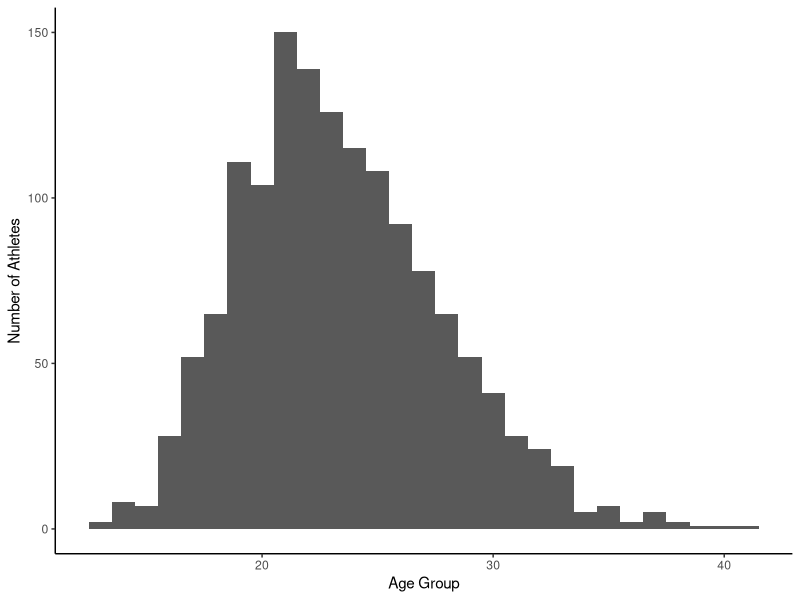
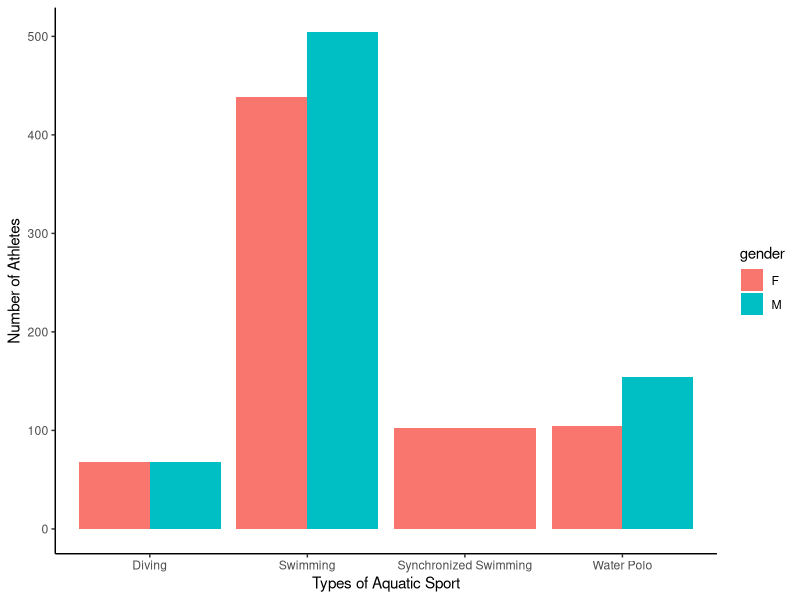
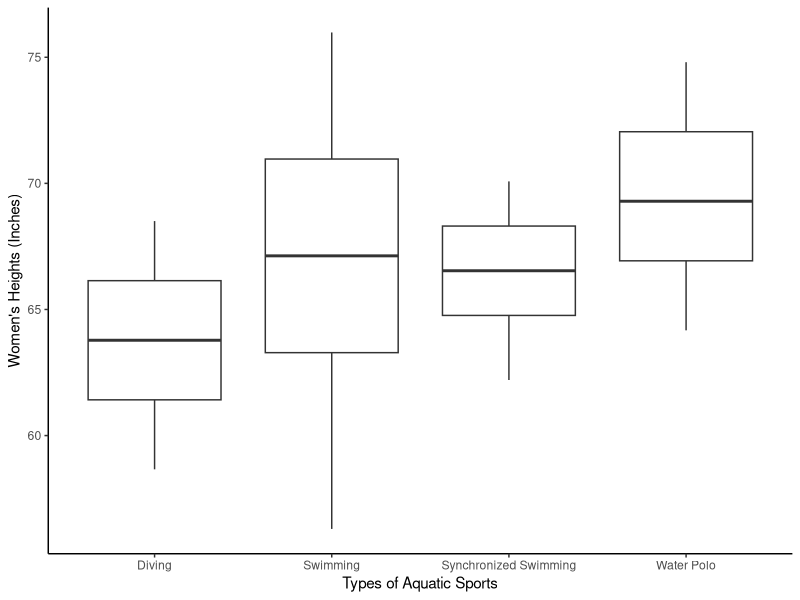

Write R code to recreate these figures, in order.
# Nina Tran
# Homework 2: R Script 
# AHC 695 Intro to Statistics for HCI
# Instructor: James Waller 
# 1/26/2023  

# required packages in the following 
library(tidyverse)
library(readxl)
library(ggplot2)
library(psych)

# open the file called Rio2016_AquaticAthletes.xlsx 
my_data <- read_xlsx("Rio2016_AquaticAthletes.xlsx")

# 1. DESCRIBING YOUR DATASET 
# what does each row represent? 
# Each row represents information about these athletes, including name, height, 
# gender, age, country, what sport they play, and whether they received a medal. 

# How many athletes are there in your dataset? 
# There are 1438 observations (athletes)
total_atheletes <- nrow(distinct(my_data))
total_atheletes

# What does each column represent? 
# Each column represents ........... 

# For each column (variable), state whether it is a categorical variable 
# or a numerical variable. 
summary(my_data)

# The column 1 'id' is a categorical variable. 
# The column 2 'name' is a categorical variable. 
# The column 3 'gender' is a categorical variable. 
# The column 4 'age' is a numerical variable. 
# The column 5 'height_cm' is a numerical variable. 
# The column 6 'country' is a categorical variable. 
# The column 7 'sport' is a categorical variable. 
# The column 8 'medalled' is a categorical variable. 

# For categorical variables (except Name and ID) list how many levels there are.
df_gender <- as.factor(my_data$gender)
df_gender 
# 2 levels 

df_age <- as.factor(my_data$age)
df_age
# 29 levels 

df_height <- as.factor(my_data$height_cm)
df_height
# 60 levels 

df_country <- as.factor(my_data$country)
df_country
# 174 levels 

df_sport <- as.factor(my_data$sport)
df_sport 
# 4 levels 

df_medal <- as.factor(my_data$medalled)
df_medal
# 2 levels 

# 2. COUNTRY REPRESENTATION 
# What are the five most represented countries (countries with the most athletes), 
most_athletes <- my_data %>% 
  count(country) %>% 
  top_n(5, wt = n) %>% 
  arrange(-n)
most_athletes

# The five most represented countries are United States, Australia, Italy, 
# Brazil, and China. 

# How many athletes are from each, and all together what percent of all athletes 
# are from these five countries? 
# United States - 85  
# Australia - 83 
# Italy - 81
# Brazil - 80 
# China - 78 

athletes_percent <- most_athletes %>%
  group_by(country, n) %>% 
  summarise(percent = 100*(sum(n)) / total_atheletes)
athletes_percent

# 3. AGE OF ATHLETES 
# What is the range of the ages (include minimum, maximum, range), and what is 
# the mean age and standard deviation? 
range_ages <- range(my_data$age)
range_ages
# range 13 41 

min_ages <- min(my_data$age)
min_ages
# min 13 
  
max_ages <- max(my_data$age)
max_ages
# max 41 

mean_ages <- mean(my_data$age)
mean_ages 
# mean 23.43 

sd_ages <- sd(my_data$age)
sd_ages
# standard deviation 4.36 

median_ages <- median(my_data$age)
median_ages

# summary info 
summary_ages <- summary(my_data)
summary_ages

# b. Include a histogram of all athlete’s ages and give a description – is it symmetrical
# or is it skewed either left or right? Does it have multiple modes. You can add any 
# other comments about the histogram. 

# Create a histogram of all athletes' ages
age_hist <- my_data %>% 
  ggplot(aes(x= age)) +
  geom_histogram(binwidth = 1) +
  labs(x = "Age Group", y = "Number of Athletes") + 
  theme_classic()
age_hist

# How to find the mode
Mode <- function(x){
  y <- data.frame(table(x))
  y[y$Freq == max(y$Freq),1]
}

age_mode <- Mode(my_data$age)
age_mode

# It is skewed right because the mean is greater than the median. It has the highest peak on this histogram. 
# So, there are no multiple modes. The mode is 21. 

# 4. SIZE OF DIFFERENT SPORTS 
# Give a review of the four aquatic sports in the data set – what are they  

sports_type <- unique(my_data$sport)
sports_type
# The four aquatic sports are swimming, diving, water polo, and synchronized swimming. 

# how many athletes are there competing in each (also give percentages). 
athletes_compete <- my_data %>%
  count(sport, gender) %>% 
  mutate(percent = n / sum(n) * 100)
athletes_compete

# Diving has 136 athletes (9.46%)
# Swimming has 942 athletes (65.5%) 
# Synchronized Swimming has 102 (7.09%)
# Water Polo has 258 athletes (17.9%)

# Which has the most athletes, which has the least?
# Swimming has the most athletes 
# Synchronized Swimming has the least athletes. 

# Insert a bar chart showing the number of athletes in each sport. Y label should say “Number of
# Athletes”.
# Give a visual gender breakdown of each sport as a proportional stacked bar chart. 

athletes_bar <- athletes_compete %>% 
  ggplot(aes(x = sport, y = n, fill = gender)) + 
  geom_bar(stat = "identity", position = "dodge") + 
  labs(x = "Types of Aquatic Sport", y = "Number of Athletes") + 
  theme_classic()
athletes_bar

# Comment on the gender breakdown of each sport – are all sports about 50-50 or are there any 
# sports that stand out one way or another? (you do not have calculate the exact percentages 
# yourself, although you can) 

# Synchronized Swimming has no male athletes. However, Swimming has more male athletes (35.1%) than 
# female athletes (31.1%). Also, Water Polo have more male athletes (10.7%) than female athletes (7.23%).   

# 5. HEIGHT OF WOMEN ACROSS THE SPORTS 
# I’m curious if the height of athletes depends on the sport, so I want you to plot four boxplots on
# one graph, each representing the distribution of women’s heights in inches
# , and give the median and IQR for each in a table. Use the data (graph and table) 
# to compare height distribution across sports – center, dispersion, skew. 

# Bonus – explain why I decided to look only at women instead of collapsing across 
# gender – that is, why not make 4 boxplots of all athletes in each sport?

# Because gender can impact height, which can skew the data. Depending on 
# the proportion of men:women in the data set, that can skew the data to the right or left 
# and higher or lower. 

# Do some data handling first in R 
# Some rows do not have height information (N/A). These should be filtered out. 

# Filter the data to only inlcude women 
women_df <- my_data %>% 
  drop_na(height_cm) %>% 
  filter(gender == "F") 
women_df

# The height_cm gives heights in centimeters, but I want inches. Create a new column 
# ('height_in'). 
height_dist <- women_df %>% 
  mutate(height_in = height_cm / 2.54) %>% 
  count(sport, height_in, height_cm) 
height_dist

# Create a 4-boxplot graph of the distribution of women's heights in each sport 
height_box <- height_dist %>% 
  ggplot(aes(x = sport, y = height_in)) + 
  geom_boxplot() + 
  labs(x = "Types of Aquatic Sports", y = "Women's Heights (Inches)") + 
  theme_classic()
height_box 
